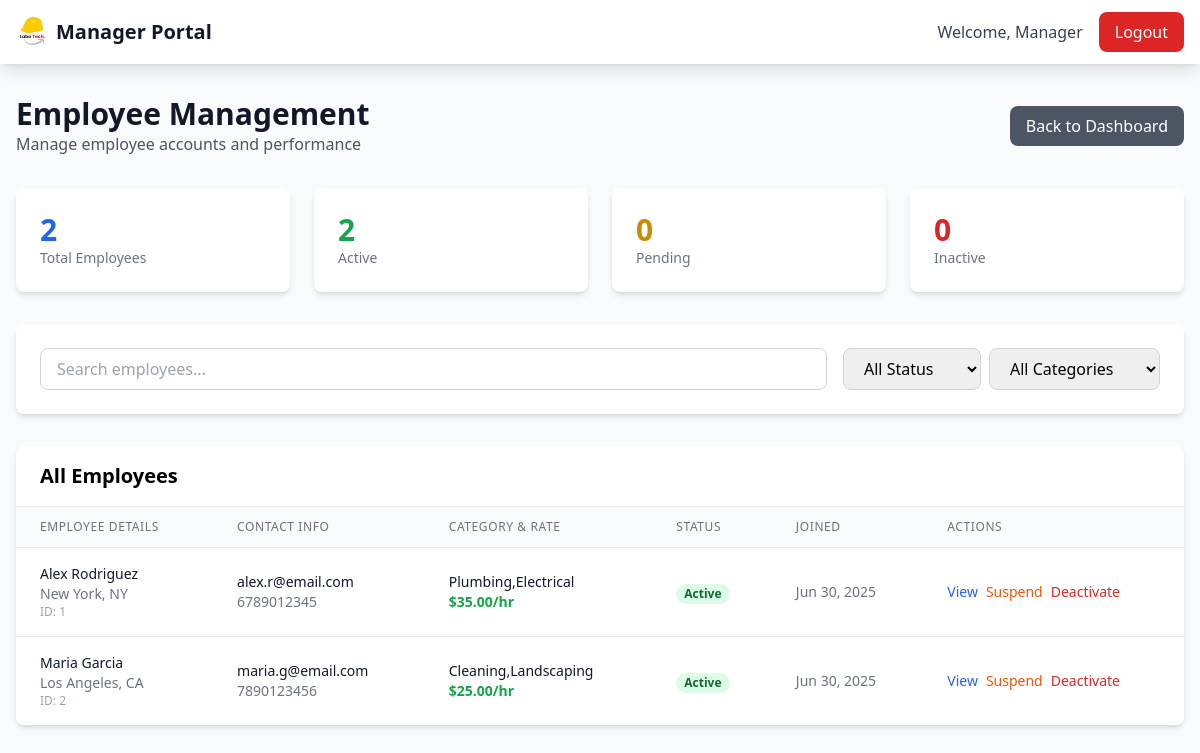
/manager/employees.php (signed in), run on the app's committed database.
### tables this page shows
CREATE TABLE IF NOT EXISTS employees (
    id INT AUTO_INCREMENT PRIMARY KEY,
    name VARCHAR(100) NOT NULL,
    email VARCHAR(100) UNIQUE NOT NULL,
    phone VARCHAR(20) NOT NULL,
    location VARCHAR(255) NOT NULL,
    job_categories VARCHAR(255) NOT NULL,
    skills TEXT,
    hourly_rate DECIMAL(10,2) NOT NULL,
    password VARCHAR(255) NOT NULL,
    status ENUM('active', 'inactive', 'pending', 'suspended') DEFAULT 'pending',
    profile_image VARCHAR(255),
    rating DECIMAL(3,2) DEFAULT 0.00,
    total_reviews INT DEFAULT 0,
    verification_status ENUM('unverified', 'verified', 'rejected') DEFAULT 'unverified',
    created_at TIMESTAMP DEFAULT CURRENT_TIMESTAMP,
    updated_at TIMESTAMP DEFAULT CURRENT_TIMESTAMP ON UPDATE CURRENT_TIMESTAMP
);

### manager/employees.php (the view, shortened to what this page needs)
<?php
try {
    $pdo = new Database();
    $conn = $pdo->open();
    $stmt = $conn->query("SELECT * FROM employees ORDER BY created_at DESC");
    $employees = $stmt->fetchAll();
    $stmt = $conn->query("SELECT
                         COUNT(*) as total_employees,
                         SUM(CASE WHEN status = 'active' THEN 1 ELSE 0 END) as active_employees,
                         SUM(CASE WHEN status = 'pending' THEN 1 ELSE 0 END) as pending_employees,
                         SUM(CASE WHEN status = 'inactive' THEN 1 ELSE 0 END) as inactive_employees
                         FROM employees");
    $employeeStats = $stmt->fetch();
} catch (Exception $e) {
    $error = "Database error: " . $e->getMessage();
}
?>
<!DOCTYPE html>
<html lang="en">
<head>
    <script src="https://cdn.tailwindcss.com"></script>
</head>
<body class="bg-gray-50">
    <nav class="bg-white shadow-lg">
        <div class="max-w-7xl mx-auto px-4">
            <div class="flex justify-between h-16">
                <div class="flex items-center">
                    <img src="../assets/logo_without_bg.png" alt="LaboTech" class="h-8 w-auto">
                    <span class="ml-2 text-xl font-bold text-gray-900">Manager Portal</span>
                </div>
                <div class="flex items-center space-x-4">
                    <span class="text-gray-700">Welcome, <?php echo htmlspecialchars($_SESSION['manager_name']); ?></span>
                    <a href="../actions/logout" class="bg-red-600 text-white px-4 py-2 rounded-lg hover:bg-red-700 transition-colors">Logout</a>
                </div>
            </div>
        </div>
    </nav>
    <div class="max-w-7xl mx-auto px-4 py-8">
        <div class="flex justify-between items-center mb-8">
            <div>
                <h1 class="text-3xl font-bold text-gray-900">Employee Management</h1>
                <p class="text-gray-600">Manage employee accounts and performance</p>
            </div>
            <a href="index" class="bg-gray-600 text-white px-4 py-2 rounded-lg hover:bg-gray-700 transition-colors">
                Back to Dashboard
            </a>
        </div>
        <div class="grid grid-cols-1 md:grid-cols-4 gap-6 mb-8">
            <div class="bg-white rounded-lg shadow-md p-6">
                <div class="text-3xl font-bold text-blue-600"><?php echo $employeeStats['total_employees'] ?? 0; ?></div>
                <div class="text-sm text-gray-500">Total Employees</div>
            </div>
            <div class="bg-white rounded-lg shadow-md p-6">
                <div class="text-3xl font-bold text-green-600"><?php echo $employeeStats['active_employees'] ?? 0; ?></div>
                <div class="text-sm text-gray-500">Active</div>
            </div>
            <div class="bg-white rounded-lg shadow-md p-6">
                <div class="text-3xl font-bold text-yellow-600"><?php echo $employeeStats['pending_employees'] ?? 0; ?></div>
                <div class="text-sm text-gray-500">Pending</div>
            </div>
            <div class="bg-white rounded-lg shadow-md p-6">
                <div class="text-3xl font-bold text-red-600"><?php echo $employeeStats['inactive_employees'] ?? 0; ?></div>
                <div class="text-sm text-gray-500">Inactive</div>
            </div>
        </div>
        <div class="bg-white rounded-lg shadow-md p-6 mb-8">
            <div class="flex flex-col md:flex-row gap-4">
                <div class="flex-1">
                    <input type="text" id="searchInput" placeholder="Search employees..."
                           class="w-full px-4 py-2 border border-gray-300 rounded-lg focus:outline-none focus:ring-2 focus:ring-blue-500">
                </div>
                <div class="flex gap-2">
                    <select id="statusFilter" class="px-4 py-2 border border-gray-300 rounded-lg focus:outline-none focus:ring-2 focus:ring-blue-500">
                        <option value="">All Status</option>
                    </select>
                    <select id="categoryFilter" class="px-4 py-2 border border-gray-300 rounded-lg focus:outline-none focus:ring-2 focus:ring-blue-500">
                        <option value="">All Categories</option>
                    </select>
                </div>
            </div>
        </div>
        <div class="bg-white rounded-lg shadow-md overflow-hidden">
            <div class="px-6 py-4 border-b border-gray-200">
                <h2 class="text-xl font-semibold">All Employees</h2>
            </div>
            <?php if (!empty($employees)): ?>
                <div class="overflow-x-auto">
                    <table class="min-w-full divide-y divide-gray-200">
                        <thead class="bg-gray-50">
                            <tr>
                                <th class="px-6 py-3 text-left text-xs font-medium text-gray-500 uppercase tracking-wider">Employee Details</th>
                                <th class="px-6 py-3 text-left text-xs font-medium text-gray-500 uppercase tracking-wider">Contact Info</th>
                                <th class="px-6 py-3 text-left text-xs font-medium text-gray-500 uppercase tracking-wider">Category & Rate</th>
                                <th class="px-6 py-3 text-left text-xs font-medium text-gray-500 uppercase tracking-wider">Status</th>
                                <th class="px-6 py-3 text-left text-xs font-medium text-gray-500 uppercase tracking-wider">Joined</th>
                                <th class="px-6 py-3 text-left text-xs font-medium text-gray-500 uppercase tracking-wider">Actions</th>
                            </tr>
                        </thead>
                        <tbody class="bg-white divide-y divide-gray-200" id="employeesTableBody">
                            <?php foreach ($employees as $employee): ?>
                                <tr class="employee-row" data-status="<?php echo $employee['status']; ?>" data-category="<?php echo $employee['job_categories']; ?>">
                                    <td class="px-6 py-4">
                                        <div class="text-sm font-medium text-gray-900"><?php echo htmlspecialchars($employee['name']); ?></div>
                                        <div class="text-sm text-gray-500"><?php echo htmlspecialchars($employee['location']); ?></div>
                                        <div class="text-xs text-gray-400">ID: <?php echo $employee['id']; ?></div>
                                    </td>
                                    <td class="px-6 py-4 whitespace-nowrap">
                                        <div class="text-sm text-gray-900"><?php echo htmlspecialchars($employee['email']); ?></div>
                                        <div class="text-sm text-gray-500"><?php echo htmlspecialchars($employee['phone']); ?></div>
                                    </td>
                                    <td class="px-6 py-4">
                                        <div class="text-sm font-medium text-gray-900"><?php echo htmlspecialchars($employee['job_categories']); ?></div>
                                        <div class="text-sm font-semibold text-green-600">$<?php echo number_format($employee['hourly_rate'], 2); ?>/hr</div>
                                    </td>
                                    <td class="px-6 py-4 whitespace-nowrap">
                                        <span class="px-2 inline-flex text-xs leading-5 font-semibold rounded-full
                                            <?php
                                            switch($employee['status']) {
                                                case 'active': echo 'bg-green-100 text-green-800'; break;
                                            }
                                            ?>">
                                            <?php echo ucfirst($employee['status']); ?>
                                        </span>
                                    </td>
                                    <td class="px-6 py-4 whitespace-nowrap text-sm text-gray-500">
                                        <?php echo date('M d, Y', strtotime($employee['created_at'])); ?>
                                    </td>
                                    <td class="px-6 py-4 whitespace-nowrap text-sm font-medium">
                                        <div class="flex space-x-2">
                                            <button onclick="viewEmployee(<?php echo $employee['id']; ?>)"
                                                    class="text-blue-600 hover:text-blue-900">View</button>
                                            <?php if ($employee['status'] == 'active'): ?>
                                                <button onclick="suspendEmployee(<?php echo $employee['id']; ?>)"
                                                        class="text-orange-600 hover:text-orange-900">Suspend</button>
                                            <?php elseif ($employee['status'] == 'suspended'): ?>
                                                <button onclick="activateEmployee(<?php echo $employee['id']; ?>)"
                                                        class="text-green-600 hover:text-green-900">Activate</button>
                                            <?php endif; ?>
                                            <button onclick="deactivateEmployee(<?php echo $employee['id']; ?>)"
                                                    class="text-red-600 hover:text-red-900">Deactivate</button>
                                        </div>
                                    </td>
                                </tr>
                            <?php endforeach; ?>
                        </tbody>
                    </table>
                </div>
            <?php endif; ?>
        </div>
    </div>
</body>
</html>

### data on the page
employees: name "Alex Rodriguez", location "New York, NY", id "1", email "alex.r@email.com", phone "6789012345", job_categories "Plumbing,Electrical", hourly_rate "35.00", status "Active", created_at "Jun 30, 2025"
employees: name "Maria Garcia", location "Los Angeles, CA", id "2", email "maria.g@email.com", phone "7890123456", job_categories "Cleaning,Landscaping", hourly_rate "25.00", status "Active", created_at "Jun 30, 2025"

### other printed values
$_SESSION['manager_name'] "Manager"
$employeeStats['total_employees'] "2"
$employeeStats['active_employees'] "2"
$employeeStats['pending_employees'] "0"
$employeeStats['inactive_employees'] "0"
